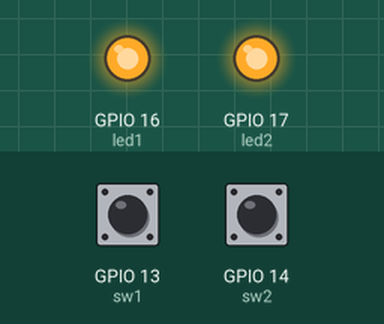
Recording of a program running on a simulated ESP32 board running MicroPython. Shown: output pins drawn as LEDs (lit = HIGH). Dashed ring = blinking. The inputs (shaded band) are chosen by the test bench; at power-on: GPIO 13 (sw1) HIGH, GPIO 14 (sw2) HIGH.

Above: at 1.2 s.
1.3 s: GPIO 13 (sw1) pulled LOW for 0.15 s
At 1.6 s:
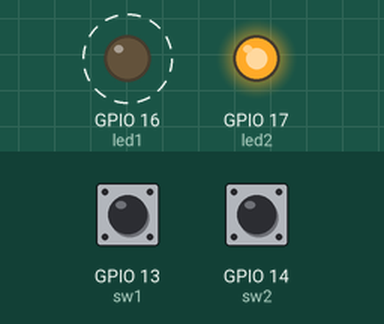
4.3 s: GPIO 14 (sw2) pulled LOW for 0.15 s
At 4.6 s:
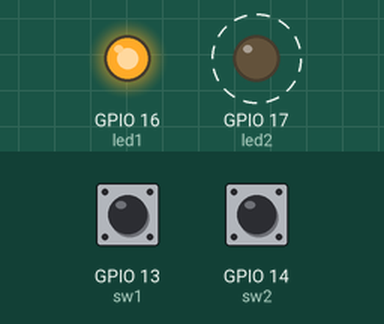
7.3 s: GPIO 14 (sw2) pulled LOW for 1 s
At 10.1 s:
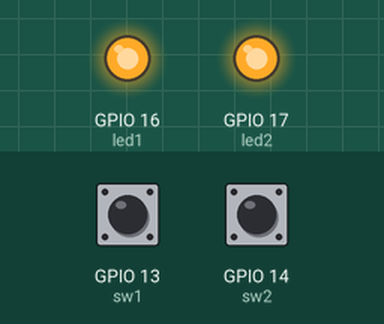
10.3 s: GPIO 14 (sw2) pulled LOW for 3.2 s
At 10.8 s:
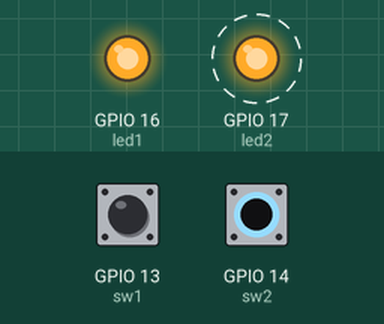
Timing chart, 0 to 15.8 s (numbered marks = the images above; inputs shaded):
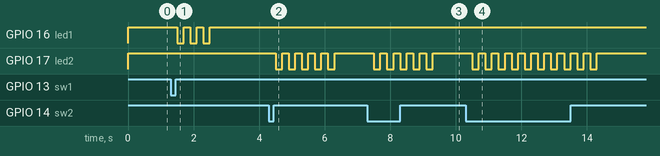

The program:

lab2_2.py
```python
from machine import Pin
import time

led1 = Pin(16, Pin.OUT)
led2 = Pin(17, Pin.OUT)
sw1  = Pin(13, Pin.IN, Pin.PULL_UP)
sw2  = Pin(14, Pin.IN, Pin.PULL_UP)

delay = 200

def blink(led, n):
    for _ in range(n):
        led.on()
        time.sleep_ms(delay)
        led.off()
        time.sleep_ms(delay)

while True:
    s1, s2 = sw1.value(), sw2.value()

    if s1 == 0 and s2 == 1:
        blink(led1, 3)
    elif s1 == 1 and s2 == 0:
        blink(led2, 5)
    else:
        led1.on()
        led2.on()
```

Measured:
- after the input at 1.3 s, GPIO 16 (led1): alternates HIGH for 0.20 s and LOW for 0.20 s, 6 changes in all, then stays HIGH, starting after 0.20 s
- after the input at 4.3 s, GPIO 17 (led2): alternates HIGH for 0.20 s and LOW for 0.20 s, 10 changes in all, then stays HIGH, starting after 0.20 s
- after the input at 7.3 s, GPIO 17 (led2): alternates HIGH for 0.20 s and LOW for 0.20 s, 10 changes in all, then stays HIGH, starting after 0.20 s
- after the input at 10.3 s, GPIO 17 (led2): alternates HIGH for 0.20 s and LOW for 0.20 s, 20 changes in all, then stays HIGH, starting after 0.20 s
